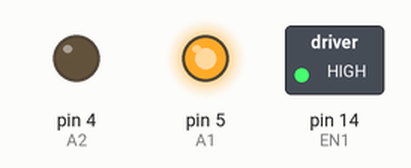
A sketch run on a simulated Arduino Uno, built with avr-gcc and run on an emulated ATmega328P. Parts: switched loads named in the sketch (green lamp = pin HIGH), output pins drawn as LEDs (lit = HIGH).

Above: at 1.0 s.
At 4.5 s:
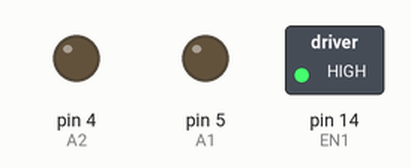
At 6.2 s:
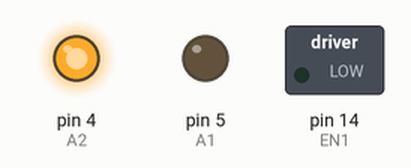
At 15.7 s:
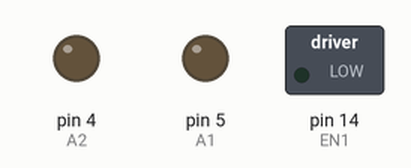
At 19.2 s:
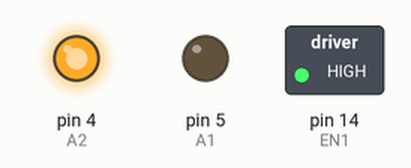
Timing chart, 0 to 21.1 s (numbered marks = the images above):
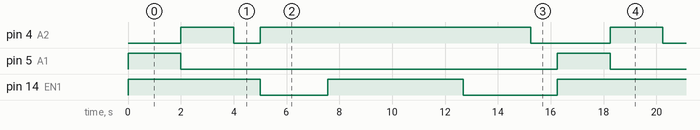

Measured:
- by itself, pin 4 (A2): repeats every 16.2 s: LOW 1.0 s, HIGH 10.2 s, LOW 3.0 s, HIGH 2.0 s
- by itself, pin 5 (A1): alternates HIGH for 2.0 s and LOW for 14.2 s
- by itself, pin 14 (EN1): repeats every 16.2 s: LOW 2.6 s, HIGH 5.1 s, LOW 3.6 s, HIGH 5.0 s

The sketch:

main.ino
```cpp
/*****************************************************
 * Date: 1/26/2022
 * Written by: Mina Waheeb
 * ***************************************************/

// PushButtons state declerations
boolean motor_dir = 0; // pushButton_2 controls motor direction

// Defining PINs
#define pushButton_2 0 // Pushbutton_2 NodeMCU D3 GPIO0

int EN1 = 14; // Pin 1 of L293D IC, GPIO14-D5 Pin of NodeMCU

int A1 = 5; // NodeMCU D1 GPIO5 = L293D Control_IN1(A1) PIN2
int A2 = 4; // NodeMCU D2 GPIO4 = L293D Control_IN2(A2) PIN7

void setup()
{
  // Set up pushButtons
  pinMode(pushButton_2, INPUT_PULLUP); // Pull-up resistor

  // Set all motor control pins to outputs
  pinMode(EN1, OUTPUT); // NodeMCU GPIO14-D5 = L293D PIN1 Enable (control_motor_speed)
  pinMode(A1, OUTPUT);  // L293D motor Control_IN1(A1) PIN2
  pinMode(A2, OUTPUT);  // L293D motor Control_IN2(A2) PIN7


  // Turn off motor - Initial state
  digitalWrite(A1, LOW);
  digitalWrite(A2, LOW);
}

void loop()
{
  directionControl();
  delay(1000);
  speedControl();
  delay(1000);
}

// This function controls spinning direction of motor
void directionControl() {
  // Set motor to maximum speed
  // For PWM maximum possible values are 0 to 255
  analogWrite(EN1, 255);

  // Turn on motor
  digitalWrite(A1, HIGH);
  digitalWrite(A2, LOW);
  delay(2000);

  // Now change motor directions
  digitalWrite(A1, LOW);
  digitalWrite(A2, HIGH);
  delay(2000);

  // Turn off motors
  digitalWrite(A1, LOW);
  digitalWrite(A2, LOW);
}

// This function controls speed of motor
void speedControl() {
  // Turn on motors
  digitalWrite(A1, LOW);
  digitalWrite(A2, HIGH);

  // Accelerate from zero to maximum speed
  for (int i = 0; i < 256; i++) {
    analogWrite(EN1, i);
    delay(20);
  }

  // Decelerate from maximum speed to zero
  for (int i = 255; i >= 0; --i) {
    analogWrite(EN1, i);
    delay(20);
  }

  // Now turn off motors
  digitalWrite(A1, LOW);
  digitalWrite(A2, LOW);
}
```
